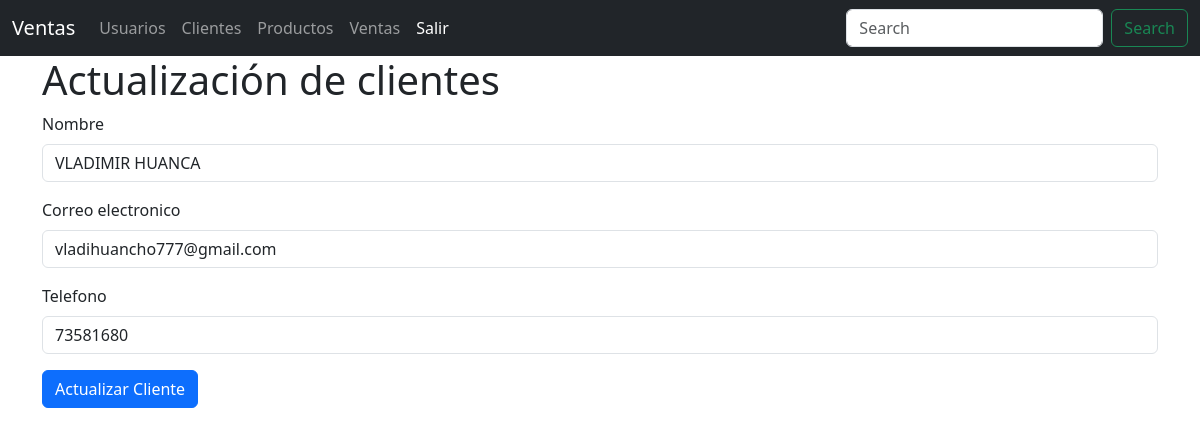
/clientes/edit/1, run on the app's committed database.
### models/cliente_model.py (models this page shows, shortened)
class Cliente(db.Model):
    __tablename__="clientes"
    id = db.Column(db.Integer,primary_key = True)
    nombre = db.Column(db.String(80), nullable=False)
    email = db.Column(db.String(100),nullable=False)
    telefono = db.Column(db.String(20),nullable=False)
    ventas=db.relationship('Venta', back_populates='cliente')
    @staticmethod
    def get_by_id(id):
        return Cliente.query.get(id)

### controllers/cliente_controller.py (the view)
@cliente_dp.route("/edit/<int:id>", methods=['GET','POST'])
def edit(id):
    cliente = Cliente.get_by_id(id)
    if request.method == 'POST':
        nombre = request.form['nombre']
        email = request.form['email']
        telefono = request.form['telefono']
        cliente.update(nombre=nombre, email=email, telefono=telefono)
        return redirect(url_for('cliente.index'))
    return cliente_view.edit(cliente)

### run.py (called while the page is built)
@app.context_processor
def inject_active_path():
    def is_active(path):
        return 'active' if request.path == path else ''
    return(dict(is_active=is_active))

### views/cliente_view.py (called while the page is built)
def edit(cliente):
    return render_template('clientes/edit.html', cliente=cliente)

### templates/clientes/edit.html (shortened to what this page needs)
{% extends 'base.html' %}
{% block content %}
<h1>Actualización de clientes</h1>
<form action="{{url_for('cliente.edit', id=cliente.id)}}" method="POST">
    <div class="mb-3">
        <label for="" class="form-label">Nombre</label>
        <input type="text" class="form-control" name="nombre" value="{{cliente.nombre}}" required>
    </div>
    <div class="mb-3">
        <label for="" class="form-label">Correo electronico</label>
        <input type="email" class="form-control" name="email" value="{{cliente.email}}">
    </div>
    <div class="mb-3">
        <label for="" class="form-label">Telefono</label>
        <input type="number" class="form-control" name="telefono" value="{{cliente.telefono}}">
    </div>
    <button type="submit" class="btn btn-primary">Actualizar Cliente</button>
</form>
{% endblock %}

### data on the page
Cliente: nombre "VLADIMIR HUANCA", email "vladihuancho777@gmail.com", telefono "73581680"
